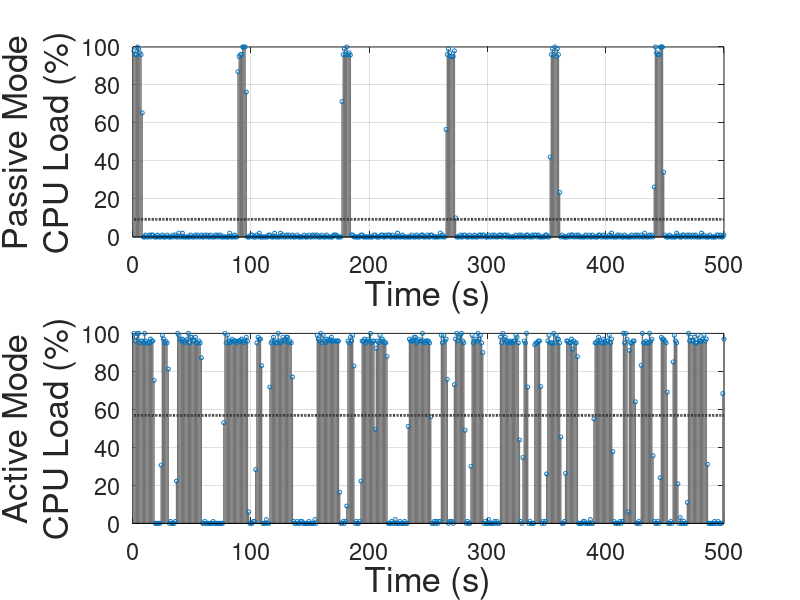

Write MATLAB code to recreate this figure.
clc;
clear;
close all;

maxduration = 500;

% data_rt = csvread('rt1.txt');
data_pa = csvread('pa2.txt');
data_ac = csvread('ac2.txt');

% trim some observations
data_pa = data_pa(1:maxduration);
data_ac = data_ac(1:maxduration);

% make in percentage
data_pa = data_pa .* 100; 
data_ac = data_ac .* 100; 

mean_data_pa = mean(data_pa);
mean_data_ac = mean(data_ac);

legend_font_size = 25;
axis_font_size = 25;
tick_font_size = 17;



% figure(1)
% hold on;
% box on;


%plot(data_rt);
% plot(data_pa);
% plot(data_ac);

% repmat(mean_data_ac,1,length(data_ac));

figure(2)
colormap gray
% cmap = get(gca,'ColorOrder');
cmap = colormap;

subplot(2,1,2)

hold on;
box on;
grid on;



%cmap = colormap(parula(3));
%cmap = colormap(parula(50));
% cmap = get(gca,'ColorOrder');

% a black color: 'Color',[0.313725501298904 0.313725501298904 0.313725501298904]...
stem(data_ac, ...
    'MarkerSize',3,'Marker','o','LineWidth',1,...
    'Color', cmap(30,:));

plot(repmat(mean_data_ac,1,maxduration),...
    'LineWidth',2,'LineStyle',':',...
    'Color', cmap(15,:));

set(gca,'FontSize',tick_font_size)

% Create xlabel
xlabel('Time (s)',  'FontSize',axis_font_size);
% Create ylabel
ylabel({'Active Mode';'CPU Load (%)'},  'FontSize',axis_font_size);

% figure(3)

subplot(2,1,1)
hold on;
box on;
grid on;
stem(data_pa,...
    'MarkerSize',3,'Marker','o','LineWidth',1,...
    'Color', cmap(30,:));
plot(repmat(mean_data_pa,1,maxduration),...
    'LineWidth',2,'LineStyle',':',...
   'Color', cmap(15,:));

set(gca,'FontSize',tick_font_size)

% Create xlabel
xlabel('Time (s)',  'FontSize',axis_font_size);
% Create ylabel
ylabel({'Passive Mode';'CPU Load (%)'},  'FontSize',axis_font_size);

saveas(gcf,'cpu_usage','epsc')


disp('Done everything');

